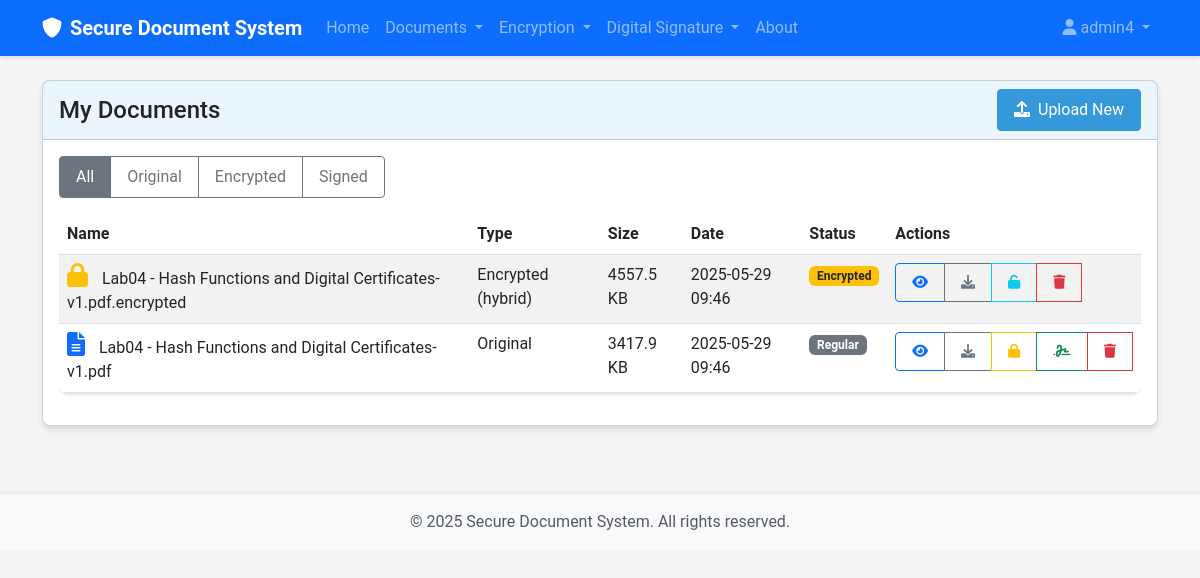
The app's page /document/list (signed in), older data.
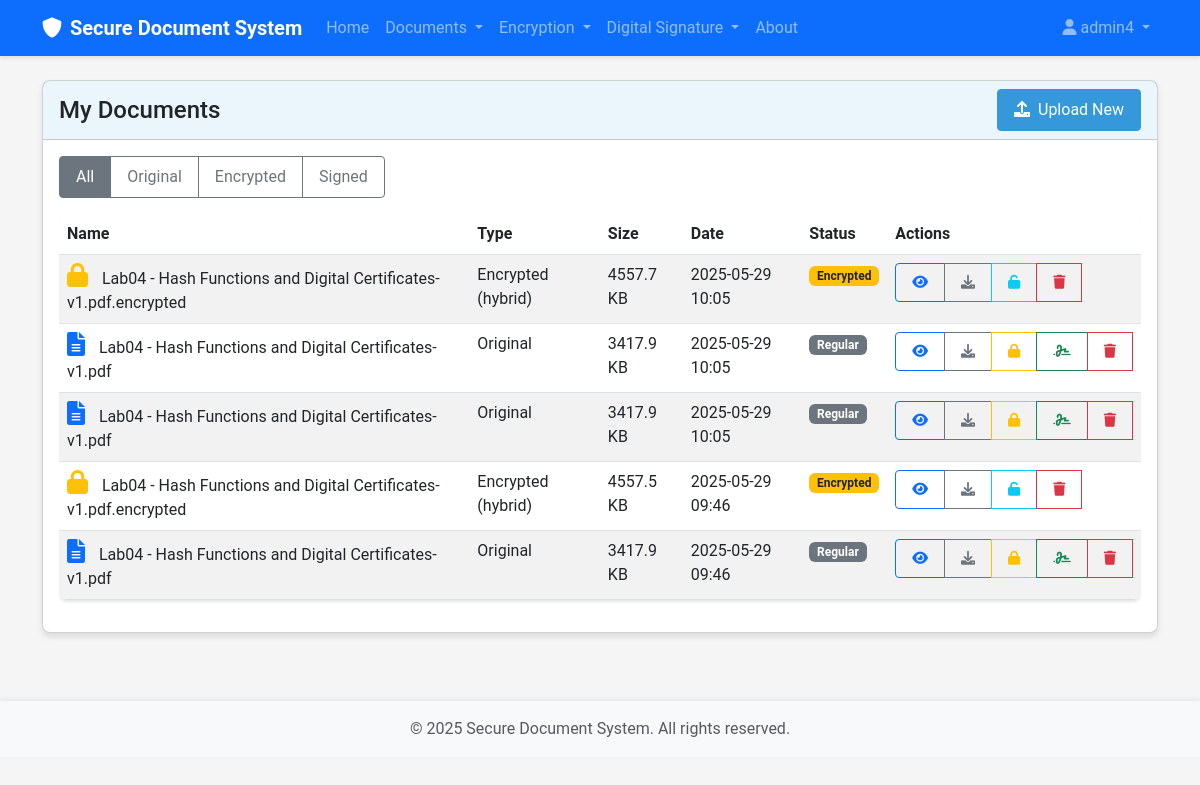
The same page, newer data.
### src/models/user.py (models this page shows, shortened)
class User(UserMixin, db.Model):
    id = db.Column(db.Integer, primary_key=True)
    username = db.Column(db.String(64), index=True, unique=True)
    email = db.Column(db.String(120), index=True, unique=True)
    password = db.Column(db.String(128))
    role = db.Column(db.String(20), default='reader')  # 'data_owner', 'reader', 'authority'
    created_at = db.Column(db.DateTime, default=datetime.utcnow)
    public_key = db.Column(db.Text)
    private_key_encrypted = db.Column(db.Text)
    documents = db.relationship('Document', foreign_keys='Document.user_id', backref='owner', lazy='dynamic')
    attributes = db.relationship('Attribute', secondary=user_attributes,
                                backref=db.backref('users', lazy='dynamic'))

### src/models/document.py (models this page shows, shortened)
class Document(db.Model):
    id = db.Column(db.Integer, primary_key=True)
    filename = db.Column(db.String(256), nullable=False)
    original_filename = db.Column(db.String(256), nullable=False)
    file_type = db.Column(db.String(64))
    file_size = db.Column(db.Integer)  # Size in bytes
    doc_type = db.Column(db.String(20))  # 'original', 'encrypted', 'signed'
    encryption_method = db.Column(db.String(20), nullable=True)  # 'maabe', 'hybrid', None
    access_policy = db.Column(db.Text, nullable=True)
    is_signed = db.Column(db.Boolean, default=False)
    signature_file = db.Column(db.String(256), nullable=True)
    signer_id = db.Column(db.Integer, db.ForeignKey('user.id'), nullable=True)
    user_id = db.Column(db.Integer, db.ForeignKey('user.id'), nullable=False)
    parent_id = db.Column(db.Integer, db.ForeignKey('document.id'), nullable=True)
    children = db.relationship('Document',
                              backref=db.backref('parent', remote_side=[id]),
                              foreign_keys=[parent_id])
    signer = db.relationship('User', foreign_keys=[signer_id], backref='signed_documents')
    created_at = db.Column(db.DateTime, default=datetime.utcnow)
    updated_at = db.Column(db.DateTime, default=datetime.utcnow, onupdate=datetime.utcnow)

### src/routes/document.py (the view)
@document_bp.route('/list')
@login_required
def list():
    doc_type = request.args.get('type')
    document_service = DocumentService(db)
    documents = document_service.get_user_documents(current_user.id, doc_type)
    return render_template('document/list.html', title='My Documents',
                          documents=documents)

### src/services/document_service.py (called while the page is built)
    def get_user_documents(self, user_id, doc_type=None):
        query = Document.query.filter_by(user_id=user_id)
        if doc_type:
            query = query.filter_by(doc_type=doc_type)
        return query.order_by(Document.created_at.desc()).all()

### templates/document/list.html (shortened to what this page needs)
{% extends "base.html" %}
{% block content %}
<div class="row">
    <div class="col-md-12">
        <div class="card">
            <div class="card-header d-flex justify-content-between align-items-center">
                <h4 class="mb-0">My Documents</h4>
                <div>
                    <a href="{{ url_for('document.upload') }}" class="btn btn-primary">
                        <i class="fas fa-upload me-1"></i> Upload New
                    </a>
                </div>
            </div>
            <div class="card-body">
                <div class="mb-3">
                    <div class="btn-group" role="group">
                        <a href="{{ url_for('document.list') }}" class="btn btn-outline-secondary {% if not request.args.get('type') %}active{% endif %}">All</a>
                        <a href="{{ url_for('document.list', type='original') }}" class="btn btn-outline-secondary {% if request.args.get('type') == 'original' %}active{% endif %}">Original</a>
                        <a href="{{ url_for('document.list', type='encrypted') }}" class="btn btn-outline-secondary {% if request.args.get('type') == 'encrypted' %}active{% endif %}">Encrypted</a>
                        <a href="{{ url_for('document.list', type='signed') }}" class="btn btn-outline-secondary {% if request.args.get('type') == 'signed' %}active{% endif %}">Signed</a>
                    </div>
                </div>
                {% if documents %}
                    <div class="table-responsive">
                        <table class="table table-striped">
                            <thead>
                                <tr>
                                    <th>Name</th>
                                    <th>Type</th>
                                    <th>Size</th>
                                    <th>Date</th>
                                    <th>Status</th>
                                    <th>Actions</th>
                                </tr>
                            </thead>
                            <tbody>
                                {% for document in documents %}
                                    <tr class="document-item">
                                        <td>
                                            {% if document.doc_type == 'original' %}
                                                <i class="fas fa-file-alt text-primary document-icon"></i>
                                            {% elif document.doc_type == 'encrypted' %}
                                                <i class="fas fa-lock text-warning document-icon"></i>
                                            {% elif document.doc_type == 'signed' %}
                                                <i class="fas fa-file-signature text-success document-icon"></i>
                                            {% endif %}
                                            {{ document.original_filename }}
                                        </td>
                                        <td>
                                            {% if document.doc_type == 'original' %}
                                                Original
                                            {% elif document.doc_type == 'encrypted' %}
                                                Encrypted ({{ document.encryption_method }})
                                            {% elif document.doc_type == 'signed' %}
                                                Signed
                                            {% endif %}
                                        </td>
                                        <td>{{ (document.file_size / 1024)|round(1) }} KB</td>
                                        <td>{{ document.created_at.strftime('%Y-%m-%d %H:%M') }}</td>
                                        <td>
                                            {% if document.doc_type == 'encrypted' %}
                                                <span class="badge bg-warning text-dark">Encrypted</span>
                                            {% elif document.is_signed %}
                                                <span class="badge bg-success">Signed</span>
                                            {% else %}
                                                <span class="badge bg-secondary">Regular</span>
                                            {% endif %}
                                        </td>
                                        <td>
                                            <div class="btn-group">
                                                <a href="{{ url_for('document.view', document_id=document.id) }}" class="btn btn-sm btn-outline-primary" data-bs-toggle="tooltip" title="View Details">
                                                    <i class="fas fa-eye"></i>
                                                </a>
                                                <a href="{{ url_for('document.download', document_id=document.id) }}" class="btn btn-sm btn-outline-secondary" data-bs-toggle="tooltip" title="Download">
                                                    <i class="fas fa-download"></i>
                                                </a>
                                                {% if document.doc_type == 'original' and not document.is_signed %}
                                                    <a href="{{ url_for('encryption.encrypt') }}" class="btn btn-sm btn-outline-warning" data-bs-toggle="tooltip" title="Encrypt">
                                                        <i class="fas fa-lock"></i>
                                                    </a>
                                                    <a href="{{ url_for('signature.sign', document_id=document.id) }}" class="btn btn-sm btn-outline-success" data-bs-toggle="tooltip" title="Sign">
                                                        <i class="fas fa-signature"></i>
                                                    </a>
                                                {% endif %}
                                                {% if document.doc_type == 'encrypted' %}
                                                    <a href="{{ url_for('encryption.decrypt', document_id=document.id) }}" class="btn btn-sm btn-outline-info" data-bs-toggle="tooltip" title="Decrypt">
                                                        <i class="fas fa-unlock"></i>
                                                    </a>
                                                {% endif %}
                                                <button type="button" class="btn btn-sm btn-outline-danger" data-bs-toggle="tooltip" title="Delete" onclick="confirmDelete('delete-form-{{ document.id }}')">
                                                    <i class="fas fa-trash"></i>
                                                </button>
                                            </div>
                                        </td>
                                    </tr>
                                {% endfor %}
                            </tbody>
                        </table>
                    </div>
                {% else %}
                    <div class="alert alert-info">
                        <i class="fas fa-info-circle me-2"></i> You don't have any documents yet.
                        <a href="{{ url_for('document.upload') }}" class="alert-link">Upload your first document</a>.
                    </div>
                {% endif %}
            </div>
        </div>
    </div>
</div>
{% endblock %}

### templates/base.html (shortened to what this page needs)
<!DOCTYPE html>
<html lang="en">
<head>
    <link href="https://cdn.jsdelivr.net/npm/bootstrap@5.3.0-alpha1/dist/css/bootstrap.min.css" rel="stylesheet">
    <link rel="stylesheet" href="https://cdnjs.cloudflare.com/ajax/libs/font-awesome/6.0.0/css/all.min.css">
    <link rel="stylesheet" href="{{ url_for('static', filename='css/style.css') }}">
</head>
<body>
    <nav class="navbar navbar-expand-lg navbar-dark bg-primary">
        <div class="container">
            <a class="navbar-brand" href="{{ url_for('index') }}">
                <i class="fas fa-shield-alt me-2"></i>Secure Document System
            </a>
            <div class="collapse navbar-collapse" id="navbarNav">
                <ul class="navbar-nav me-auto">
                    <li class="nav-item">
                        <a class="nav-link" href="{{ url_for('index') }}">Home</a>
                    </li>
                    {% if current_user.is_authenticated %}
                        <li class="nav-item dropdown">
                            <a class="nav-link dropdown-toggle" href="#" id="documentsDropdown" role="button" data-bs-toggle="dropdown">
                                Documents
                            </a>
                        </li>
                        <li class="nav-item dropdown">
                            <a class="nav-link dropdown-toggle" href="#" id="encryptionDropdown" role="button" data-bs-toggle="dropdown">
                                Encryption
                            </a>
                        </li>
                        <li class="nav-item dropdown">
                            <a class="nav-link dropdown-toggle" href="#" id="signatureDropdown" role="button" data-bs-toggle="dropdown">
                                Digital Signature
                            </a>
                        </li>
                    {% endif %}
                    <li class="nav-item">
                        <a class="nav-link" href="{{ url_for('about') }}">About</a>
                    </li>
                </ul>
                <ul class="navbar-nav">
                    {% if current_user.is_authenticated %}
                        <li class="nav-item dropdown">
                            <a class="nav-link dropdown-toggle" href="#" id="userDropdown" role="button" data-bs-toggle="dropdown">
                                <i class="fas fa-user me-1"></i>{{ current_user.username }}
                            </a>
                        </li>
                    {% endif %}
                </ul>
            </div>
        </div>
    </nav>
    <div class="container mt-4">
        {% block content %}{% endblock %}
    </div>
    <footer class="footer mt-5 py-3 bg-light">
        <div class="container text-center">
            <span class="text-muted">© 2025 Secure Document System. All rights reserved.</span>
        </div>
    </footer>
</body>
</html>

### static/css/style.css (style rules this page uses)
:root { --primary-color: #3498db; --secondary-color: #2ecc71; --background-color: #f5f5f5; --text-color: #333333; --danger-color: #e74c3c; --success-color: #27ae60; }
body { font-family: 'Roboto', 'Open Sans', sans-serif; background-color: var(--background-color); color: var(--text-color); min-height: 100vh; display: flex; flex-direction: column; }
.navbar { box-shadow: 0 2px 4px rgba(0, 0, 0, 0.1); }
.navbar-brand { font-weight: bold; }
.footer { margin-top: auto; box-shadow: 0 -2px 4px rgba(0, 0, 0, 0.05); }
.card { border-radius: 8px; box-shadow: 0 4px 6px rgba(0, 0, 0, 0.1); transition: transform 0.3s ease, box-shadow 0.3s ease; margin-bottom: 20px; }
.card-header { font-weight: bold; background-color: rgba(52, 152, 219, 0.1); }
.btn { border-radius: 4px; padding: 8px 16px; transition: all 0.3s ease; }
.btn-primary { background-color: var(--primary-color); border-color: var(--primary-color); }
.table { box-shadow: 0 2px 3px rgba(0, 0, 0, 0.1); border-radius: 8px; overflow: hidden; }
.table thead { background-color: rgba(52, 152, 219, 0.1); }
.table-striped tbody tr:nth-of-type(odd) { background-color: rgba(0, 0, 0, 0.02); }
.document-item { transition: background-color 0.2s ease; }
.document-icon { font-size: 1.5rem; margin-right: 10px; }

Row changes from the older to the newer data that the page shows:
added Document: doc_type "encrypted" (drawn), original_filename "Lab04 - Hash Functions and Digital Certificates-v1.pdf.encrypted", encryption_method "hybrid", (document.file_size/1024)|round(1) "4557.7", created_at "2025-05-29 10:05"
added Document: doc_type "original" (drawn), original_filename "Lab04 - Hash Functions and Digital Certificates-v1.pdf", (document.file_size/1024)|round(1) "3417.9", created_at "2025-05-29 10:05"
added Document: doc_type "original" (drawn), original_filename "Lab04 - Hash Functions and Digital Certificates-v1.pdf", (document.file_size/1024)|round(1) "3417.9", created_at "2025-05-29 10:05"
